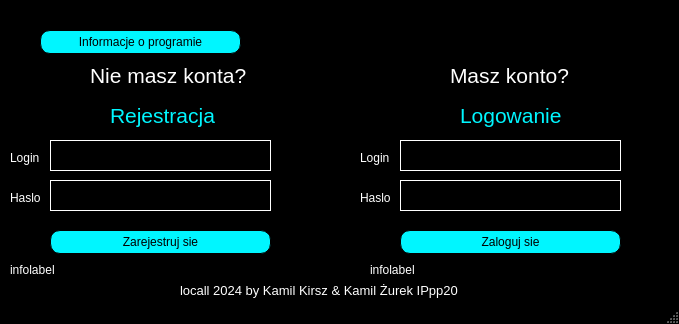
<?xml version="1.0" encoding="UTF-8"?>
<ui version="4.0">
 <class>MainWindow</class>
 <widget class="QMainWindow" name="MainWindow">
  <property name="geometry">
   <rect>
    <x>0</x>
    <y>0</y>
    <width>679</width>
    <height>324</height>
   </rect>
  </property>
  <property name="palette">
   <palette>
    <active>
     <colorrole role="WindowText">
      <brush brushstyle="SolidPattern">
       <color alpha="255">
        <red>255</red>
        <green>255</green>
        <blue>255</blue>
       </color>
      </brush>
     </colorrole>
     <colorrole role="Window">
      <brush brushstyle="SolidPattern">
       <color alpha="255">
        <red>0</red>
        <green>0</green>
        <blue>0</blue>
       </color>
      </brush>
     </colorrole>
    </active>
    <inactive>
     <colorrole role="WindowText">
      <brush brushstyle="SolidPattern">
       <color alpha="255">
        <red>255</red>
        <green>255</green>
        <blue>255</blue>
       </color>
      </brush>
     </colorrole>
     <colorrole role="Window">
      <brush brushstyle="SolidPattern">
       <color alpha="255">
        <red>0</red>
        <green>0</green>
        <blue>0</blue>
       </color>
      </brush>
     </colorrole>
    </inactive>
    <disabled>
     <colorrole role="Base">
      <brush brushstyle="SolidPattern">
       <color alpha="255">
        <red>0</red>
        <green>0</green>
        <blue>0</blue>
       </color>
      </brush>
     </colorrole>
     <colorrole role="Window">
      <brush brushstyle="SolidPattern">
       <color alpha="255">
        <red>0</red>
        <green>0</green>
        <blue>0</blue>
       </color>
      </brush>
     </colorrole>
    </disabled>
   </palette>
  </property>
  <property name="windowTitle">
   <string>locall - main</string>
  </property>
  <property name="windowIcon">
   <iconset>
    <normaloff>locall.png</normaloff>locall.png</iconset>
  </property>
  <property name="autoFillBackground">
   <bool>true</bool>
  </property>
  <widget class="QWidget" name="centralwidget">
   <widget class="QLabel" name="label">
    <property name="geometry">
     <rect>
      <x>110</x>
      <y>90</y>
      <width>341</width>
      <height>51</height>
     </rect>
    </property>
    <property name="palette">
     <palette>
      <active>
       <colorrole role="WindowText">
        <brush brushstyle="SolidPattern">
         <color alpha="255">
          <red>0</red>
          <green>246</green>
          <blue>255</blue>
         </color>
        </brush>
       </colorrole>
      </active>
      <inactive>
       <colorrole role="WindowText">
        <brush brushstyle="SolidPattern">
         <color alpha="255">
          <red>0</red>
          <green>246</green>
          <blue>255</blue>
         </color>
        </brush>
       </colorrole>
      </inactive>
      <disabled/>
     </palette>
    </property>
    <property name="font">
     <font>
      <pointsize>16</pointsize>
     </font>
    </property>
    <property name="text">
     <string>Rejestracja</string>
    </property>
    <property name="scaledContents">
     <bool>false</bool>
    </property>
   </widget>
   <widget class="QLabel" name="label_3">
    <property name="geometry">
     <rect>
      <x>10</x>
      <y>150</y>
      <width>49</width>
      <height>16</height>
     </rect>
    </property>
    <property name="text">
     <string>Login</string>
    </property>
   </widget>
   <widget class="QLabel" name="label_4">
    <property name="geometry">
     <rect>
      <x>10</x>
      <y>190</y>
      <width>49</width>
      <height>16</height>
     </rect>
    </property>
    <property name="text">
     <string>Haslo</string>
    </property>
   </widget>
   <widget class="QPushButton" name="dregisterButton">
    <property name="geometry">
     <rect>
      <x>50</x>
      <y>230</y>
      <width>221</width>
      <height>24</height>
     </rect>
    </property>
    <property name="palette">
     <palette>
      <active>
       <colorrole role="WindowText">
        <brush brushstyle="SolidPattern">
         <color alpha="255">
          <red>0</red>
          <green>0</green>
          <blue>0</blue>
         </color>
        </brush>
       </colorrole>
       <colorrole role="Button">
        <brush brushstyle="SolidPattern">
         <color alpha="255">
          <red>0</red>
          <green>246</green>
          <blue>255</blue>
         </color>
        </brush>
       </colorrole>
       <colorrole role="Text">
        <brush brushstyle="SolidPattern">
         <color alpha="255">
          <red>0</red>
          <green>0</green>
          <blue>0</blue>
         </color>
        </brush>
       </colorrole>
       <colorrole role="ButtonText">
        <brush brushstyle="SolidPattern">
         <color alpha="255">
          <red>0</red>
          <green>0</green>
          <blue>0</blue>
         </color>
        </brush>
       </colorrole>
       <colorrole role="Base">
        <brush brushstyle="SolidPattern">
         <color alpha="255">
          <red>0</red>
          <green>246</green>
          <blue>255</blue>
         </color>
        </brush>
       </colorrole>
       <colorrole role="Window">
        <brush brushstyle="SolidPattern">
         <color alpha="255">
          <red>0</red>
          <green>246</green>
          <blue>255</blue>
         </color>
        </brush>
       </colorrole>
       <colorrole role="PlaceholderText">
        <brush brushstyle="SolidPattern">
         <color alpha="128">
          <red>0</red>
          <green>0</green>
          <blue>0</blue>
         </color>
        </brush>
       </colorrole>
      </active>
      <inactive>
       <colorrole role="WindowText">
        <brush brushstyle="SolidPattern">
         <color alpha="255">
          <red>0</red>
          <green>0</green>
          <blue>0</blue>
         </color>
        </brush>
       </colorrole>
       <colorrole role="Button">
        <brush brushstyle="SolidPattern">
         <color alpha="255">
          <red>0</red>
          <green>246</green>
          <blue>255</blue>
         </color>
        </brush>
       </colorrole>
       <colorrole role="Text">
        <brush brushstyle="SolidPattern">
         <color alpha="255">
          <red>0</red>
          <green>0</green>
          <blue>0</blue>
         </color>
        </brush>
       </colorrole>
       <colorrole role="ButtonText">
        <brush brushstyle="SolidPattern">
         <color alpha="255">
          <red>0</red>
          <green>0</green>
          <blue>0</blue>
         </color>
        </brush>
       </colorrole>
       <colorrole role="Base">
        <brush brushstyle="SolidPattern">
         <color alpha="255">
          <red>0</red>
          <green>246</green>
          <blue>255</blue>
         </color>
        </brush>
       </colorrole>
       <colorrole role="Window">
        <brush brushstyle="SolidPattern">
         <color alpha="255">
          <red>0</red>
          <green>246</green>
          <blue>255</blue>
         </color>
        </brush>
       </colorrole>
       <colorrole role="PlaceholderText">
        <brush brushstyle="SolidPattern">
         <color alpha="128">
          <red>0</red>
          <green>0</green>
          <blue>0</blue>
         </color>
        </brush>
       </colorrole>
      </inactive>
      <disabled>
       <colorrole role="WindowText">
        <brush brushstyle="SolidPattern">
         <color alpha="255">
          <red>0</red>
          <green>0</green>
          <blue>0</blue>
         </color>
        </brush>
       </colorrole>
       <colorrole role="Button">
        <brush brushstyle="SolidPattern">
         <color alpha="255">
          <red>0</red>
          <green>246</green>
          <blue>255</blue>
         </color>
        </brush>
       </colorrole>
       <colorrole role="Text">
        <brush brushstyle="SolidPattern">
         <color alpha="255">
          <red>0</red>
          <green>0</green>
          <blue>0</blue>
         </color>
        </brush>
       </colorrole>
       <colorrole role="ButtonText">
        <brush brushstyle="SolidPattern">
         <color alpha="255">
          <red>0</red>
          <green>0</green>
          <blue>0</blue>
         </color>
        </brush>
       </colorrole>
       <colorrole role="Base">
        <brush brushstyle="SolidPattern">
         <color alpha="255">
          <red>0</red>
          <green>246</green>
          <blue>255</blue>
         </color>
        </brush>
       </colorrole>
       <colorrole role="Window">
        <brush brushstyle="SolidPattern">
         <color alpha="255">
          <red>0</red>
          <green>246</green>
          <blue>255</blue>
         </color>
        </brush>
       </colorrole>
       <colorrole role="PlaceholderText">
        <brush brushstyle="SolidPattern">
         <color alpha="128">
          <red>0</red>
          <green>0</green>
          <blue>0</blue>
         </color>
        </brush>
       </colorrole>
      </disabled>
     </palette>
    </property>
    <property name="styleSheet">
     <string notr="true">border:1px solid black;background-color:#00f6ff;color:black;border-radius:10px;</string>
    </property>
    <property name="text">
     <string>Zarejestruj sie</string>
    </property>
   </widget>
   <widget class="QLabel" name="infoLabel">
    <property name="geometry">
     <rect>
      <x>10</x>
      <y>260</y>
      <width>641</width>
      <height>20</height>
     </rect>
    </property>
    <property name="font">
     <font>
      <pointsize>9</pointsize>
     </font>
    </property>
    <property name="text">
     <string>infolabel</string>
    </property>
   </widget>
   <widget class="QLineEdit" name="d_registerPass">
    <property name="geometry">
     <rect>
      <x>50</x>
      <y>180</y>
      <width>221</width>
      <height>31</height>
     </rect>
    </property>
    <property name="styleSheet">
     <string notr="true">border:1px solid white;background-color:black;color:white;</string>
    </property>
   </widget>
   <widget class="QTextEdit" name="d_registerLogin">
    <property name="geometry">
     <rect>
      <x>50</x>
      <y>140</y>
      <width>221</width>
      <height>31</height>
     </rect>
    </property>
    <property name="styleSheet">
     <string notr="true">border:1px solid white;background-color:black;color:white;</string>
    </property>
   </widget>
   <widget class="QLabel" name="label_7">
    <property name="geometry">
     <rect>
      <x>290</x>
      <y>0</y>
      <width>101</width>
      <height>101</height>
     </rect>
    </property>
    <property name="text">
     <string/>
    </property>
    <property name="pixmap">
     <pixmap>locallllll.png</pixmap>
    </property>
    <property name="scaledContents">
     <bool>true</bool>
    </property>
    <property name="wordWrap">
     <bool>false</bool>
    </property>
   </widget>
   <widget class="QPushButton" name="dloginButton">
    <property name="geometry">
     <rect>
      <x>400</x>
      <y>230</y>
      <width>221</width>
      <height>24</height>
     </rect>
    </property>
    <property name="palette">
     <palette>
      <active>
       <colorrole role="WindowText">
        <brush brushstyle="SolidPattern">
         <color alpha="255">
          <red>0</red>
          <green>0</green>
          <blue>0</blue>
         </color>
        </brush>
       </colorrole>
       <colorrole role="Button">
        <brush brushstyle="SolidPattern">
         <color alpha="255">
          <red>0</red>
          <green>246</green>
          <blue>255</blue>
         </color>
        </brush>
       </colorrole>
       <colorrole role="Text">
        <brush brushstyle="SolidPattern">
         <color alpha="255">
          <red>0</red>
          <green>0</green>
          <blue>0</blue>
         </color>
        </brush>
       </colorrole>
       <colorrole role="ButtonText">
        <brush brushstyle="SolidPattern">
         <color alpha="255">
          <red>0</red>
          <green>0</green>
          <blue>0</blue>
         </color>
        </brush>
       </colorrole>
       <colorrole role="Base">
        <brush brushstyle="SolidPattern">
         <color alpha="255">
          <red>0</red>
          <green>246</green>
          <blue>255</blue>
         </color>
        </brush>
       </colorrole>
       <colorrole role="Window">
        <brush brushstyle="SolidPattern">
         <color alpha="255">
          <red>0</red>
          <green>246</green>
          <blue>255</blue>
         </color>
        </brush>
       </colorrole>
       <colorrole role="PlaceholderText">
        <brush brushstyle="SolidPattern">
         <color alpha="128">
          <red>0</red>
          <green>0</green>
          <blue>0</blue>
         </color>
        </brush>
       </colorrole>
      </active>
      <inactive>
       <colorrole role="WindowText">
        <brush brushstyle="SolidPattern">
         <color alpha="255">
          <red>0</red>
          <green>0</green>
          <blue>0</blue>
         </color>
        </brush>
       </colorrole>
       <colorrole role="Button">
        <brush brushstyle="SolidPattern">
         <color alpha="255">
          <red>0</red>
          <green>246</green>
          <blue>255</blue>
         </color>
        </brush>
       </colorrole>
       <colorrole role="Text">
        <brush brushstyle="SolidPattern">
         <color alpha="255">
          <red>0</red>
          <green>0</green>
          <blue>0</blue>
         </color>
        </brush>
       </colorrole>
       <colorrole role="ButtonText">
        <brush brushstyle="SolidPattern">
         <color alpha="255">
          <red>0</red>
          <green>0</green>
          <blue>0</blue>
         </color>
        </brush>
       </colorrole>
       <colorrole role="Base">
        <brush brushstyle="SolidPattern">
         <color alpha="255">
          <red>0</red>
          <green>246</green>
          <blue>255</blue>
         </color>
        </brush>
       </colorrole>
       <colorrole role="Window">
        <brush brushstyle="SolidPattern">
         <color alpha="255">
          <red>0</red>
          <green>246</green>
          <blue>255</blue>
         </color>
        </brush>
       </colorrole>
       <colorrole role="PlaceholderText">
        <brush brushstyle="SolidPattern">
         <color alpha="128">
          <red>0</red>
          <green>0</green>
          <blue>0</blue>
         </color>
        </brush>
       </colorrole>
      </inactive>
      <disabled>
       <colorrole role="WindowText">
        <brush brushstyle="SolidPattern">
         <color alpha="255">
          <red>0</red>
          <green>0</green>
          <blue>0</blue>
         </color>
        </brush>
       </colorrole>
       <colorrole role="Button">
        <brush brushstyle="SolidPattern">
         <color alpha="255">
          <red>0</red>
          <green>246</green>
          <blue>255</blue>
         </color>
        </brush>
       </colorrole>
       <colorrole role="Text">
        <brush brushstyle="SolidPattern">
         <color alpha="255">
          <red>0</red>
          <green>0</green>
          <blue>0</blue>
         </color>
        </brush>
       </colorrole>
       <colorrole role="ButtonText">
        <brush brushstyle="SolidPattern">
         <color alpha="255">
          <red>0</red>
          <green>0</green>
          <blue>0</blue>
         </color>
        </brush>
       </colorrole>
       <colorrole role="Base">
        <brush brushstyle="SolidPattern">
         <color alpha="255">
          <red>0</red>
          <green>246</green>
          <blue>255</blue>
         </color>
        </brush>
       </colorrole>
       <colorrole role="Window">
        <brush brushstyle="SolidPattern">
         <color alpha="255">
          <red>0</red>
          <green>246</green>
          <blue>255</blue>
         </color>
        </brush>
       </colorrole>
       <colorrole role="PlaceholderText">
        <brush brushstyle="SolidPattern">
         <color alpha="128">
          <red>0</red>
          <green>0</green>
          <blue>0</blue>
         </color>
        </brush>
       </colorrole>
      </disabled>
     </palette>
    </property>
    <property name="styleSheet">
     <string notr="true">border:1px solid black;background-color:#00f6ff;color:black;border-radius:10px;</string>
    </property>
    <property name="text">
     <string>Zaloguj sie</string>
    </property>
   </widget>
   <widget class="QTextEdit" name="d_loginLogin">
    <property name="geometry">
     <rect>
      <x>400</x>
      <y>140</y>
      <width>221</width>
      <height>31</height>
     </rect>
    </property>
    <property name="styleSheet">
     <string notr="true">border:1px solid white;background-color:black;color:white;</string>
    </property>
   </widget>
   <widget class="QLabel" name="infoLabel2">
    <property name="geometry">
     <rect>
      <x>370</x>
      <y>260</y>
      <width>321</width>
      <height>20</height>
     </rect>
    </property>
    <property name="text">
     <string>infolabel</string>
    </property>
   </widget>
   <widget class="QLabel" name="label_5">
    <property name="geometry">
     <rect>
      <x>360</x>
      <y>150</y>
      <width>49</width>
      <height>16</height>
     </rect>
    </property>
    <property name="text">
     <string>Login</string>
    </property>
   </widget>
   <widget class="QLineEdit" name="d_loginPass">
    <property name="geometry">
     <rect>
      <x>400</x>
      <y>180</y>
      <width>221</width>
      <height>31</height>
     </rect>
    </property>
    <property name="styleSheet">
     <string notr="true">border:1px solid white;background-color:black;color:white;</string>
    </property>
   </widget>
   <widget class="QLabel" name="label_2">
    <property name="geometry">
     <rect>
      <x>460</x>
      <y>90</y>
      <width>341</width>
      <height>51</height>
     </rect>
    </property>
    <property name="palette">
     <palette>
      <active>
       <colorrole role="WindowText">
        <brush brushstyle="SolidPattern">
         <color alpha="255">
          <red>0</red>
          <green>246</green>
          <blue>255</blue>
         </color>
        </brush>
       </colorrole>
      </active>
      <inactive>
       <colorrole role="WindowText">
        <brush brushstyle="SolidPattern">
         <color alpha="255">
          <red>0</red>
          <green>246</green>
          <blue>255</blue>
         </color>
        </brush>
       </colorrole>
      </inactive>
      <disabled/>
     </palette>
    </property>
    <property name="font">
     <font>
      <pointsize>16</pointsize>
     </font>
    </property>
    <property name="text">
     <string>Logowanie</string>
    </property>
    <property name="scaledContents">
     <bool>false</bool>
    </property>
   </widget>
   <widget class="QLabel" name="label_6">
    <property name="geometry">
     <rect>
      <x>360</x>
      <y>190</y>
      <width>49</width>
      <height>16</height>
     </rect>
    </property>
    <property name="text">
     <string>Haslo</string>
    </property>
   </widget>
   <widget class="QPushButton" name="infobutton">
    <property name="geometry">
     <rect>
      <x>40</x>
      <y>30</y>
      <width>201</width>
      <height>24</height>
     </rect>
    </property>
    <property name="palette">
     <palette>
      <active>
       <colorrole role="WindowText">
        <brush brushstyle="SolidPattern">
         <color alpha="255">
          <red>0</red>
          <green>0</green>
          <blue>0</blue>
         </color>
        </brush>
       </colorrole>
       <colorrole role="Button">
        <brush brushstyle="SolidPattern">
         <color alpha="255">
          <red>0</red>
          <green>246</green>
          <blue>255</blue>
         </color>
        </brush>
       </colorrole>
       <colorrole role="Text">
        <brush brushstyle="SolidPattern">
         <color alpha="255">
          <red>0</red>
          <green>0</green>
          <blue>0</blue>
         </color>
        </brush>
       </colorrole>
       <colorrole role="ButtonText">
        <brush brushstyle="SolidPattern">
         <color alpha="255">
          <red>0</red>
          <green>0</green>
          <blue>0</blue>
         </color>
        </brush>
       </colorrole>
       <colorrole role="Base">
        <brush brushstyle="SolidPattern">
         <color alpha="255">
          <red>0</red>
          <green>246</green>
          <blue>255</blue>
         </color>
        </brush>
       </colorrole>
       <colorrole role="Window">
        <brush brushstyle="SolidPattern">
         <color alpha="255">
          <red>0</red>
          <green>246</green>
          <blue>255</blue>
         </color>
        </brush>
       </colorrole>
       <colorrole role="PlaceholderText">
        <brush brushstyle="SolidPattern">
         <color alpha="128">
          <red>0</red>
          <green>0</green>
          <blue>0</blue>
         </color>
        </brush>
       </colorrole>
      </active>
      <inactive>
       <colorrole role="WindowText">
        <brush brushstyle="SolidPattern">
         <color alpha="255">
          <red>0</red>
          <green>0</green>
          <blue>0</blue>
         </color>
        </brush>
       </colorrole>
       <colorrole role="Button">
        <brush brushstyle="SolidPattern">
         <color alpha="255">
          <red>0</red>
          <green>246</green>
          <blue>255</blue>
         </color>
        </brush>
       </colorrole>
       <colorrole role="Text">
        <brush brushstyle="SolidPattern">
         <color alpha="255">
          <red>0</red>
          <green>0</green>
          <blue>0</blue>
         </color>
        </brush>
       </colorrole>
       <colorrole role="ButtonText">
        <brush brushstyle="SolidPattern">
         <color alpha="255">
          <red>0</red>
          <green>0</green>
          <blue>0</blue>
         </color>
        </brush>
       </colorrole>
       <colorrole role="Base">
        <brush brushstyle="SolidPattern">
         <color alpha="255">
          <red>0</red>
          <green>246</green>
          <blue>255</blue>
         </color>
        </brush>
       </colorrole>
       <colorrole role="Window">
        <brush brushstyle="SolidPattern">
         <color alpha="255">
          <red>0</red>
          <green>246</green>
          <blue>255</blue>
         </color>
        </brush>
       </colorrole>
       <colorrole role="PlaceholderText">
        <brush brushstyle="SolidPattern">
         <color alpha="128">
          <red>0</red>
          <green>0</green>
          <blue>0</blue>
         </color>
        </brush>
       </colorrole>
      </inactive>
      <disabled>
       <colorrole role="WindowText">
        <brush brushstyle="SolidPattern">
         <color alpha="255">
          <red>0</red>
          <green>0</green>
          <blue>0</blue>
         </color>
        </brush>
       </colorrole>
       <colorrole role="Button">
        <brush brushstyle="SolidPattern">
         <color alpha="255">
          <red>0</red>
          <green>246</green>
          <blue>255</blue>
         </color>
        </brush>
       </colorrole>
       <colorrole role="Text">
        <brush brushstyle="SolidPattern">
         <color alpha="255">
          <red>0</red>
          <green>0</green>
          <blue>0</blue>
         </color>
        </brush>
       </colorrole>
       <colorrole role="ButtonText">
        <brush brushstyle="SolidPattern">
         <color alpha="255">
          <red>0</red>
          <green>0</green>
          <blue>0</blue>
         </color>
        </brush>
       </colorrole>
       <colorrole role="Base">
        <brush brushstyle="SolidPattern">
         <color alpha="255">
          <red>0</red>
          <green>246</green>
          <blue>255</blue>
         </color>
        </brush>
       </colorrole>
       <colorrole role="Window">
        <brush brushstyle="SolidPattern">
         <color alpha="255">
          <red>0</red>
          <green>246</green>
          <blue>255</blue>
         </color>
        </brush>
       </colorrole>
       <colorrole role="PlaceholderText">
        <brush brushstyle="SolidPattern">
         <color alpha="128">
          <red>0</red>
          <green>0</green>
          <blue>0</blue>
         </color>
        </brush>
       </colorrole>
      </disabled>
     </palette>
    </property>
    <property name="styleSheet">
     <string notr="true">border:1px solid black;background-color:#00f6ff;color:black;border-radius:10px;</string>
    </property>
    <property name="text">
     <string>Informacje o programie</string>
    </property>
   </widget>
   <widget class="QLabel" name="labelfooter">
    <property name="geometry">
     <rect>
      <x>180</x>
      <y>280</y>
      <width>791</width>
      <height>20</height>
     </rect>
    </property>
    <property name="font">
     <font>
      <pointsize>10</pointsize>
      <bold>false</bold>
     </font>
    </property>
    <property name="layoutDirection">
     <enum>Qt::LeftToRight</enum>
    </property>
    <property name="styleSheet">
     <string notr="true">color:white;</string>
    </property>
    <property name="text">
     <string>locall 2024 by Kamil Kirsz &amp; Kamil Żurek IPpp20</string>
    </property>
   </widget>
   <widget class="QLabel" name="label_8">
    <property name="geometry">
     <rect>
      <x>90</x>
      <y>50</y>
      <width>401</width>
      <height>51</height>
     </rect>
    </property>
    <property name="font">
     <font>
      <pointsize>16</pointsize>
     </font>
    </property>
    <property name="text">
     <string>Nie masz konta?</string>
    </property>
    <property name="scaledContents">
     <bool>false</bool>
    </property>
   </widget>
   <widget class="QLabel" name="label_9">
    <property name="geometry">
     <rect>
      <x>450</x>
      <y>50</y>
      <width>401</width>
      <height>51</height>
     </rect>
    </property>
    <property name="font">
     <font>
      <pointsize>16</pointsize>
     </font>
    </property>
    <property name="text">
     <string>Masz konto?</string>
    </property>
    <property name="scaledContents">
     <bool>false</bool>
    </property>
   </widget>
  </widget>
  <widget class="QStatusBar" name="statusbar"/>
 </widget>
 <resources/>
 <connections/>
</ui>
